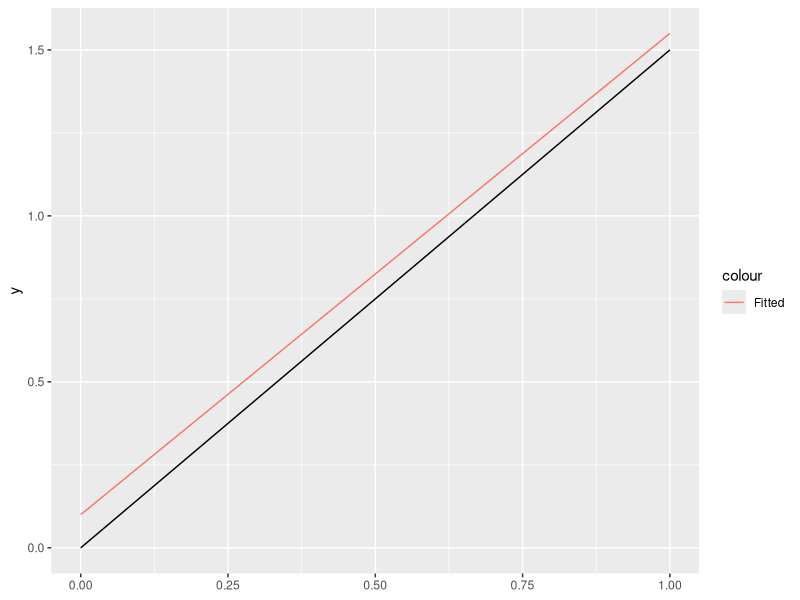

R code for this plot: (Note: this script raises an error after producing the figure.)
library(ggplot2)

a = function(fit = function(t){t * 1.45 + 0.1}){
  ggplot() +
    geom_function(fun = fit, aes(color = "Fitted")) +
    geom_function(fun = function(t){t = 1.5 * t})
  
}
a()

b = function(fit = function(t){t * 1.45 + 0.1}, df = tibble(this_name = "foobar")){
  this_name = df$this_name
  ggplot() +
    geom_function(fun = fit, aes(color = "Fitted")) +
    geom_function(fun = function(t){t = 1.5 * t}, aes(color = this_name))
  
}
b()
